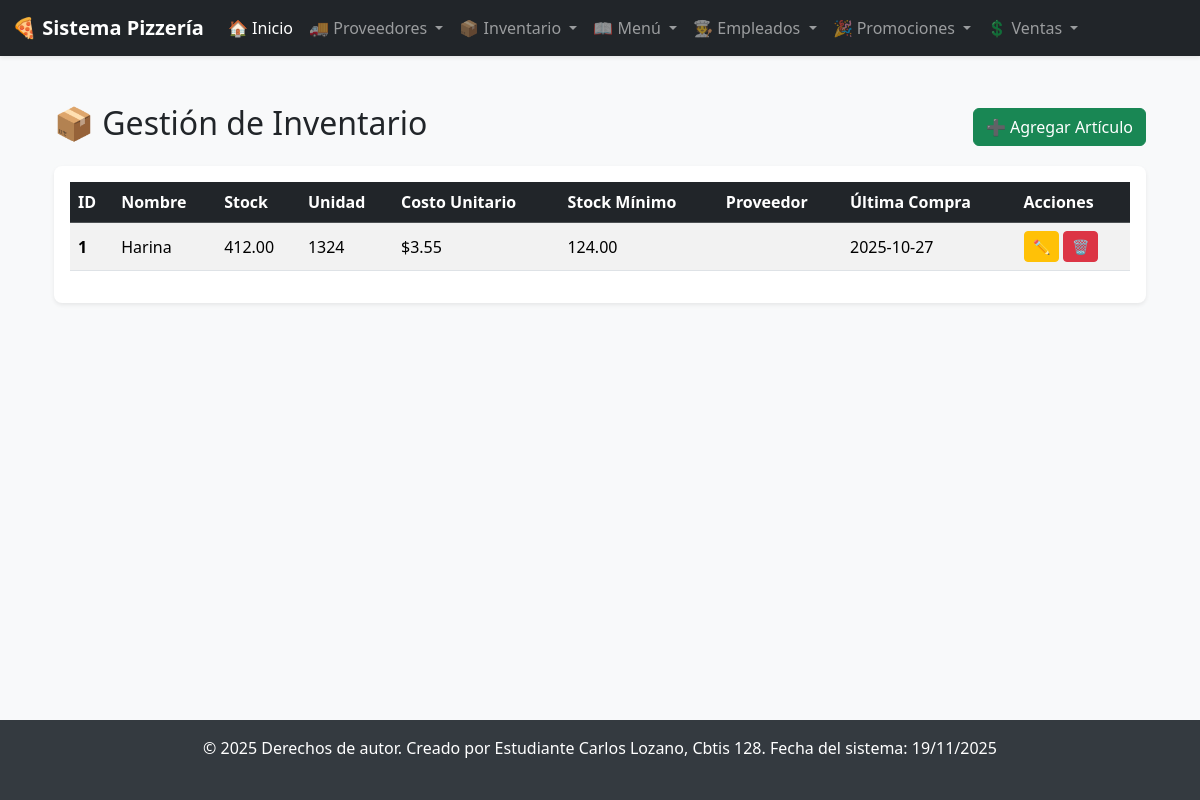
Page /inventario/ on the earlier database version.
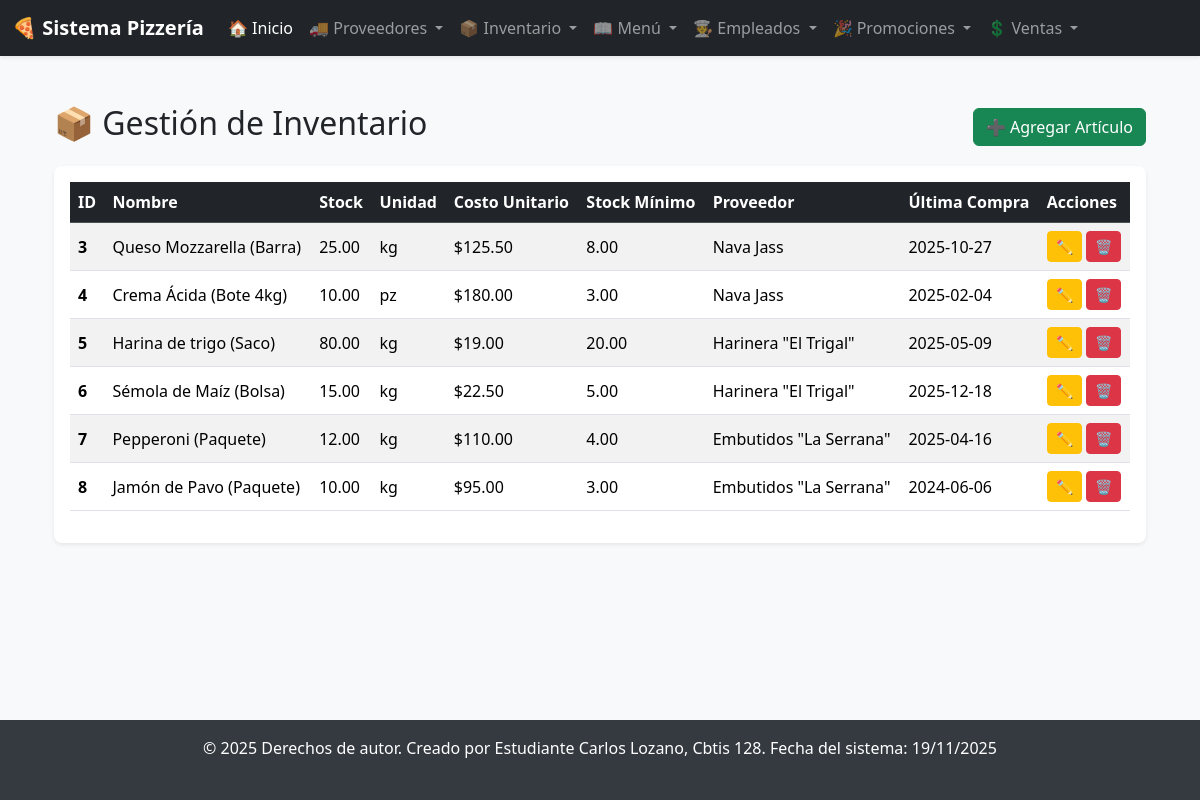
Same page on the later database version.
### app_Pizzeria/models.py (models this page shows, shortened)
class Inventario(models.Model):
    nombre_articulo = models.CharField(max_length=100)
    stock = models.DecimalField(max_digits=10, decimal_places=2, default=0.0)
    unidad = models.CharField(max_length=20) # Ej: 'kg', 'litro', 'pieza'
    fecha_ultima_compra = models.DateField(null=True, blank=True)
    stock_minimo = models.DecimalField(max_digits=10, decimal_places=2, default=0.0)
    costo_unitario = models.DecimalField(max_digits=10, decimal_places=2, default=0.0)
    proveedor = models.ForeignKey(
        Proveedores,
        on_delete=models.SET_NULL, # Si se borra el proveedor, el artículo no se borra
        null=True,
        blank=True,
        related_name="articulos_inventario",
        db_column="fk_id_proveedor" # Coincide con tu diagrama
    )

class Proveedores(models.Model):
    nombre_proveedor = models.CharField(max_length=100, unique=True)
    telefono_contacto = models.CharField(max_length=15, blank=True, null=True)
    email_contacto = models.EmailField(max_length=100, blank=True, null=True)
    direccion = models.CharField(max_length=255, blank=True, null=True)
    tipo_producto = models.CharField(max_length=100, blank=True, null=True)
    rfc = models.CharField(max_length=20, blank=True, null=True, unique=True, help_text="RFC del proveedor (único)")
    fecha_registro = models.DateField(auto_now_add=True)
    activo = models.BooleanField(default=True)

### app_Pizzeria/views.py (the view)
# urls.py: path('inventario/', views.ver_inventario, name='ver_inventario'),
def ver_inventario(request):
    articulos = Inventario.objects.all()
    return render(request, 'inventario/ver_inventario.html', {'articulos': articulos})

### app_Pizzeria/templates/inventario/ver_inventario.html (shortened to what this page needs)
{% extends 'base.html' %}
{% block content %}
<div class="container-fluid mt-4">
    <div class="d-flex justify-content-between align-items-center mb-3">
        <h2>📦 Gestión de Inventario</h2>
        <a href="{% url 'agregar_inventario' %}" class="btn btn-success">
            ➕ Agregar Artículo
        </a>
    </div>
    <div class="card shadow-sm border-0 rounded-3">
        <div class="card-body">
            {% if not articulos %}
                <div class="alert alert-info text-center" role="alert">
                    Todavía no hay artículos en el inventario. ¡Agrega el primero!
                </div>
            {% else %}
                <div class="table-responsive">
                    <table class="table table-striped table-hover align-middle">
                        <thead class="table-dark">
                            <tr>
                                <th scope="col">ID</th>
                                <th scope="col">Nombre</th>
                                <th scope="col">Stock</th>
                                <th scope="col">Unidad</th>
                                <th scope="col">Costo Unitario</th>
                                <th scope="col">Stock Mínimo</th>
                                <th scope="col">Proveedor</th>
                                <th scope="col">Última Compra</th>
                                <th scope="col">Acciones</th>
                            </tr>
                        </thead>
                        <tbody>
                            {% for art in articulos %}
                            <tr>
                                <th scope="row">{{ art.id }}</th>
                                <td>{{ art.nombre_articulo }}</td>
                                <td class="{% if art.stock <= art.stock_minimo %} text-danger fw-bold {% endif %}">
                                    {{ art.stock|floatformat:2 }}
                                </td>
                                <td>{{ art.unidad }}</td>
                                <td>${{ art.costo_unitario|floatformat:2 }}</td>
                                <td>{{ art.stock_minimo|floatformat:2 }}</td>
                                <td>{{ art.proveedor.nombre_proveedor|default_if_none:"N/A" }}</td>
                                <td>{{ art.fecha_ultima_compra|date:"Y-m-d"|default_if_none:"N/A" }}</td>
                                <td>
                                    <a href="{% url 'actualizar_inventario' art.id %}" class="btn btn-warning btn-sm" title="Editar">
                                        ✏️
                                    </a>
                                    <a href="{% url 'borrar_inventario' art.id %}" class="btn btn-danger btn-sm" title="Borrar">
                                        🗑️
                                    </a>
                                </td>
                            </tr>
                            {% endfor %}
                        </tbody>
                    </table>
                </div>
            {% endif %}
        </div>
    </div>
</div>
{% endblock %}

Differences in the rows shown:
removed Inventario: id "1", nombre_articulo "Harina", stock "412.00", unidad "1324", costo_unitario "3.55", stock_minimo "124.00", fecha_ultima_compra "2025-10-27"
added Inventario: id "3", nombre_articulo "Queso Mozzarella (Barra)", stock "25.00", unidad "kg", costo_unitario "125.50", stock_minimo "8.00", proveedor.nombre_proveedor "Nava Jass", fecha_ultima_compra "2025-10-27"
added Inventario: id "4", nombre_articulo "Crema Ácida (Bote 4kg)", stock "10.00", unidad "pz", costo_unitario "180.00", stock_minimo "3.00", proveedor.nombre_proveedor "Nava Jass", fecha_ultima_compra "2025-02-04"
added Inventario: id "5", nombre_articulo "Harina de trigo (Saco)", stock "80.00", unidad "kg", costo_unitario "19.00", stock_minimo "20.00", proveedor.nombre_proveedor "Harinera \"El Trigal\"", fecha_ultima_compra "2025-05-09"
added Inventario: id "6", nombre_articulo "Sémola de Maíz (Bolsa)", stock "15.00", unidad "kg", costo_unitario "22.50", stock_minimo "5.00", proveedor.nombre_proveedor "Harinera \"El Trigal\"", fecha_ultima_compra "2025-12-18"
added Inventario: id "7", nombre_articulo "Pepperoni (Paquete)", stock "12.00", unidad "kg", costo_unitario "110.00", stock_minimo "4.00", proveedor.nombre_proveedor "Embutidos \"La Serrana\"", fecha_ultima_compra "2025-04-16"
added Inventario: id "8", nombre_articulo "Jamón de Pavo (Paquete)", stock "10.00", unidad "kg", costo_unitario "95.00", stock_minimo "3.00", proveedor.nombre_proveedor "Embutidos \"La Serrana\"", fecha_ultima_compra "2024-06-06"
